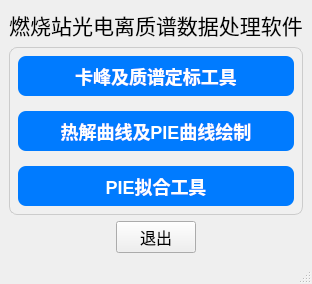
<?xml version="1.0" encoding="UTF-8"?>
<ui version="4.0">
 <class>BL03U_MassSpectrumTools</class>
 <widget class="QMainWindow" name="BL03U_MassSpectrumTools">
  <property name="geometry">
   <rect>
    <x>0</x>
    <y>0</y>
    <width>312</width>
    <height>284</height>
   </rect>
  </property>
  <property name="windowTitle">
   <string>MainWindow</string>
  </property>
  <widget class="QWidget" name="centralwidget">
   <layout class="QVBoxLayout" name="verticalLayout_3">
    <item>
     <widget class="QLabel" name="label">
      <property name="font">
       <font>
        <family>Adobe 黑体 Std R</family>
        <pointsize>16</pointsize>
        <weight>50</weight>
        <bold>false</bold>
       </font>
      </property>
      <property name="text">
       <string>燃烧站光电离质谱数据处理软件</string>
      </property>
      <property name="alignment">
       <set>Qt::AlignCenter</set>
      </property>
     </widget>
    </item>
    <item>
     <widget class="QWidget" name="widget" native="true">
      <property name="styleSheet">
       <string notr="true">QWidget {
	background-color: #f0f0f0; /* 浅灰色背景 */
	border: 1px solid #cccccc; /* 边框颜色 */
	border-radius: 8px; /* 边框圆角 */
}</string>
      </property>
      <layout class="QVBoxLayout" name="verticalLayout_2">
       <item>
        <layout class="QVBoxLayout" name="verticalLayout" stretch="2,1,2,1,2">
         <property name="spacing">
          <number>5</number>
         </property>
         <item>
          <widget class="QPushButton" name="pushButton">
           <property name="font">
            <font>
             <family>Microsoft YaHei UI</family>
             <pointsize>-1</pointsize>
             <weight>75</weight>
             <italic>false</italic>
             <bold>true</bold>
            </font>
           </property>
           <property name="autoFillBackground">
            <bool>false</bool>
           </property>
           <property name="styleSheet">
            <string notr="true">QPushButton {
    border: none; /* 移除边框 */
    border-radius: 8px; /* 适中的圆角 */
    padding: 10px 20px; /* 增加内边距，使按钮更加宽敞 */
    background-color: #007BFF; /* 深蓝色背景，更加醒目 */
    color: white; /* 字体颜色保持白色 */
    min-width: 120px; /* 增加最小宽度 */
    min-height: 20px; /* 增加最小高度 */
    font: bold 18px; /* 增加字体大小，使其更加突出 */
    transition: background-color 0.3s, transform 0.1s; /* 添加背景颜色和变形渐变效果 */
    box-shadow: 0 2px 5px rgba(0, 0, 0, 0.2); /* 添加阴影，增加立体感 */
}

QPushButton:hover {
    background-color: #0056b3; /* 鼠标悬停时的背景颜色更深 */
    transform: scale(1.05); /* 轻微放大按钮，增加互动感 */
}

QPushButton:pressed {
    background-color: #003d82; /* 按钮被按下时的背景颜色更深 */
    transform: scale(0.95); /* 轻微缩小按钮，模拟按下效果 */
}</string>
           </property>
           <property name="text">
            <string>卡峰及质谱定标工具</string>
           </property>
          </widget>
         </item>
         <item>
          <spacer name="verticalSpacer">
           <property name="orientation">
            <enum>Qt::Vertical</enum>
           </property>
           <property name="sizeHint" stdset="0">
            <size>
             <width>20</width>
             <height>40</height>
            </size>
           </property>
          </spacer>
         </item>
         <item>
          <widget class="QPushButton" name="pushButton_2">
           <property name="font">
            <font>
             <family>Microsoft YaHei UI</family>
             <pointsize>-1</pointsize>
             <weight>75</weight>
             <italic>false</italic>
             <bold>true</bold>
            </font>
           </property>
           <property name="styleSheet">
            <string notr="true">QPushButton {
    border: none; /* 移除边框 */
    border-radius: 8px; /* 适中的圆角 */
    padding: 10px 20px; /* 增加内边距，使按钮更加宽敞 */
    background-color: #007BFF; /* 深蓝色背景，更加醒目 */
    color: white; /* 字体颜色保持白色 */
    min-width: 120px; /* 增加最小宽度 */
    min-height: 20px; /* 增加最小高度 */
    font: bold 18px; /* 增加字体大小，使其更加突出 */
    transition: background-color 0.3s, transform 0.1s; /* 添加背景颜色和变形渐变效果 */
    box-shadow: 0 2px 5px rgba(0, 0, 0, 0.2); /* 添加阴影，增加立体感 */
}

QPushButton:hover {
    background-color: #0056b3; /* 鼠标悬停时的背景颜色更深 */
    transform: scale(1.05); /* 轻微放大按钮，增加互动感 */
}

QPushButton:pressed {
    background-color: #003d82; /* 按钮被按下时的背景颜色更深 */
    transform: scale(0.95); /* 轻微缩小按钮，模拟按下效果 */
}</string>
           </property>
           <property name="text">
            <string>热解曲线及PIE曲线绘制</string>
           </property>
          </widget>
         </item>
         <item>
          <spacer name="verticalSpacer_3">
           <property name="orientation">
            <enum>Qt::Vertical</enum>
           </property>
           <property name="sizeHint" stdset="0">
            <size>
             <width>20</width>
             <height>40</height>
            </size>
           </property>
          </spacer>
         </item>
         <item>
          <widget class="QPushButton" name="pushButton_3">
           <property name="font">
            <font>
             <family>Microsoft YaHei UI</family>
             <pointsize>-1</pointsize>
             <weight>75</weight>
             <italic>false</italic>
             <bold>true</bold>
            </font>
           </property>
           <property name="styleSheet">
            <string notr="true">QPushButton {
    border: none; /* 移除边框 */
    border-radius: 8px; /* 适中的圆角 */
    padding: 10px 20px; /* 增加内边距，使按钮更加宽敞 */
    background-color: #007BFF; /* 深蓝色背景，更加醒目 */
    color: white; /* 字体颜色保持白色 */
    min-width: 120px; /* 增加最小宽度 */
    min-height: 20px; /* 增加最小高度 */
    font: bold 18px; /* 增加字体大小，使其更加突出 */
    transition: background-color 0.3s, transform 0.1s; /* 添加背景颜色和变形渐变效果 */
    box-shadow: 0 2px 5px rgba(0, 0, 0, 0.2); /* 添加阴影，增加立体感 */
}

QPushButton:hover {
    background-color: #0056b3; /* 鼠标悬停时的背景颜色更深 */
    transform: scale(1.05); /* 轻微放大按钮，增加互动感 */
}

QPushButton:pressed {
    background-color: #003d82; /* 按钮被按下时的背景颜色更深 */
    transform: scale(0.95); /* 轻微缩小按钮，模拟按下效果 */
}</string>
           </property>
           <property name="text">
            <string>PIE拟合工具</string>
           </property>
          </widget>
         </item>
        </layout>
       </item>
      </layout>
     </widget>
    </item>
    <item>
     <layout class="QHBoxLayout" name="horizontalLayout">
      <item>
       <spacer name="horizontalSpacer_7">
        <property name="orientation">
         <enum>Qt::Horizontal</enum>
        </property>
        <property name="sizeHint" stdset="0">
         <size>
          <width>40</width>
          <height>20</height>
         </size>
        </property>
       </spacer>
      </item>
      <item>
       <widget class="QPushButton" name="pushButton_4">
        <property name="font">
         <font>
          <family>Microsoft YaHei UI</family>
          <pointsize>12</pointsize>
         </font>
        </property>
        <property name="text">
         <string>退出</string>
        </property>
       </widget>
      </item>
      <item>
       <spacer name="horizontalSpacer_8">
        <property name="orientation">
         <enum>Qt::Horizontal</enum>
        </property>
        <property name="sizeHint" stdset="0">
         <size>
          <width>40</width>
          <height>20</height>
         </size>
        </property>
       </spacer>
      </item>
     </layout>
    </item>
   </layout>
  </widget>
  <widget class="QMenuBar" name="menubar">
   <property name="geometry">
    <rect>
     <x>0</x>
     <y>0</y>
     <width>312</width>
     <height>22</height>
    </rect>
   </property>
  </widget>
  <widget class="QStatusBar" name="statusbar"/>
 </widget>
 <resources/>
 <connections/>
</ui>
